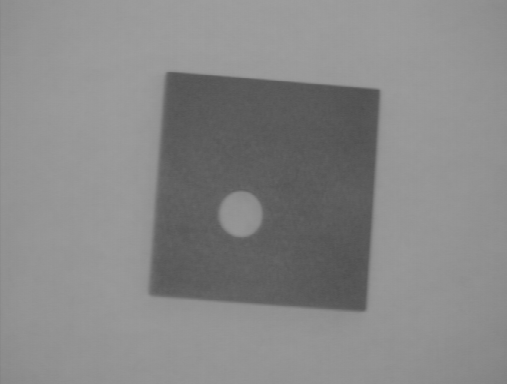
#> input picture imgProc/HW3/src/Fig2.gif, 507 x 384 px
$ python 2c.py
#> lines starting #> are read from the running program, lines starting #| are printed output that depends on the picture; after the words box and inside, x2 and y2 are one past the last pixel; in counts of white or black regions, pixels touching at a corner belong together
import os
import cv2
import numpy as np
import matplotlib
matplotlib.use('Agg')
from matplotlib import pyplot as plt
from math import cos, sin, pi

os.makedirs('result/p2', exist_ok=True)

# Read image
img_ori = cv2.imread('../src/Fig2.gif', 0)
#> img_ori is the input picture: shape (384, 507); min 77, max 159, mean 135.3
if img_ori is None:
    raise ValueError("Image not found or unable to load.")

# Get the eroded image
thresh = 128
img = np.zeros_like(img_ori, dtype=np.uint8)
img[img_ori >= thresh] = 255

eroded = np.zeros_like(img, dtype=np.uint8)
H, W = img.shape
kernel = np.ones((3, 3), np.uint8)
for i in range(1, H-1):
    for j in range(1, W-1):
        region = img[i-1:i+2, j-1:j+2]
        if np.all(region == 255):
            eroded[i, j] = 255

edge = img - eroded

# Set the Hough Transform parameters
min_r, max_r, r_step, theta_res = 10, 30, 2, 60
acc = np.zeros((H, W, (max_r - min_r)//r_step), dtype=np.uint16)

# Accumulate votes in the Hough space
ys, xs = np.nonzero(edge)
for x, y in zip(xs, ys):
    for r_idx, r in enumerate(range(min_r, max_r, r_step)):
        for t in range(theta_res):
            theta = 2 * pi * t / theta_res
            a = int(x - r * cos(theta))
            b = int(y - r * sin(theta))
            if 0 <= a < W and 0 <= b < H:
                acc[b, a, r_idx] += 1

b, a, r_idx = np.unravel_index(np.argmax(acc), acc.shape)
r = min_r + r_idx * r_step

print(f"Detected circle: center=({a},{b}), radius={r}")

result = cv2.cvtColor(img_ori, cv2.COLOR_GRAY2BGR)
cv2.circle(result, (int(a), int(b)), int(r), (0, 255, 0), 2)
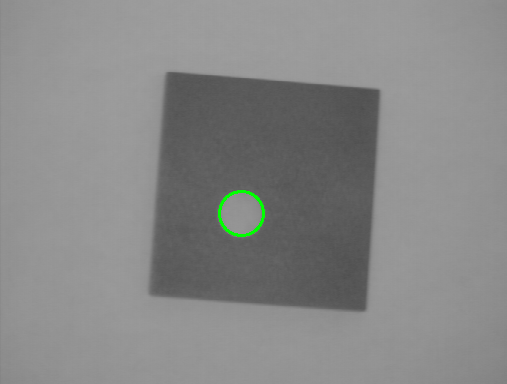
#> result: shape (384, 507, 3); 0.22% of pixels changed, all inside (x1, y1, x2, y2) = (218, 190, 265, 237)
cv2.circle(result, (int(a), int(b)), 2, (0, 0, 255), 3)
#> result: shape (384, 507, 3); 0.02% of pixels changed, all inside (x1, y1, x2, y2) = (237, 209, 246, 218)

plt.figure(figsize=(10, 5))
plt.subplot(1, 2, 1)
plt.title('Original Image')
plt.imshow(img_ori, cmap='gray')
plt.axis('off')

plt.subplot(1, 2, 2)
plt.title('Detected Circle')
plt.imshow(result)
plt.axis('off')
plt.tight_layout()
plt.savefig('result/p2/2c.png', dpi=300)
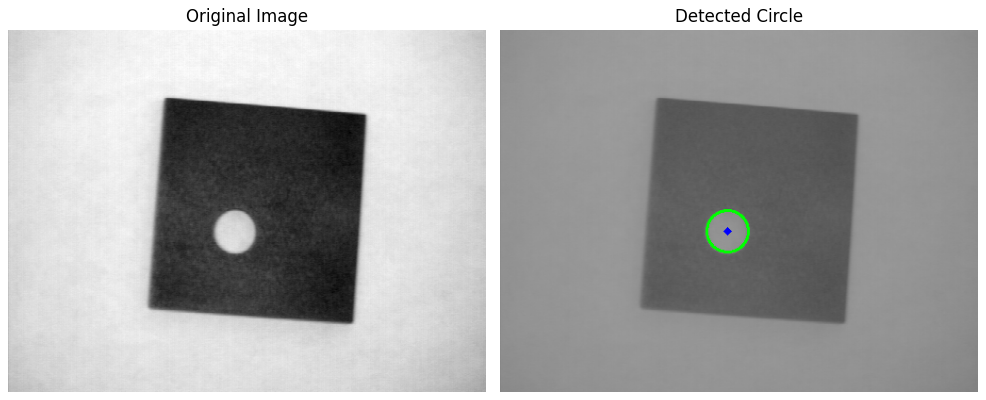
#> figure drawn by matplotlib, 2 panels
